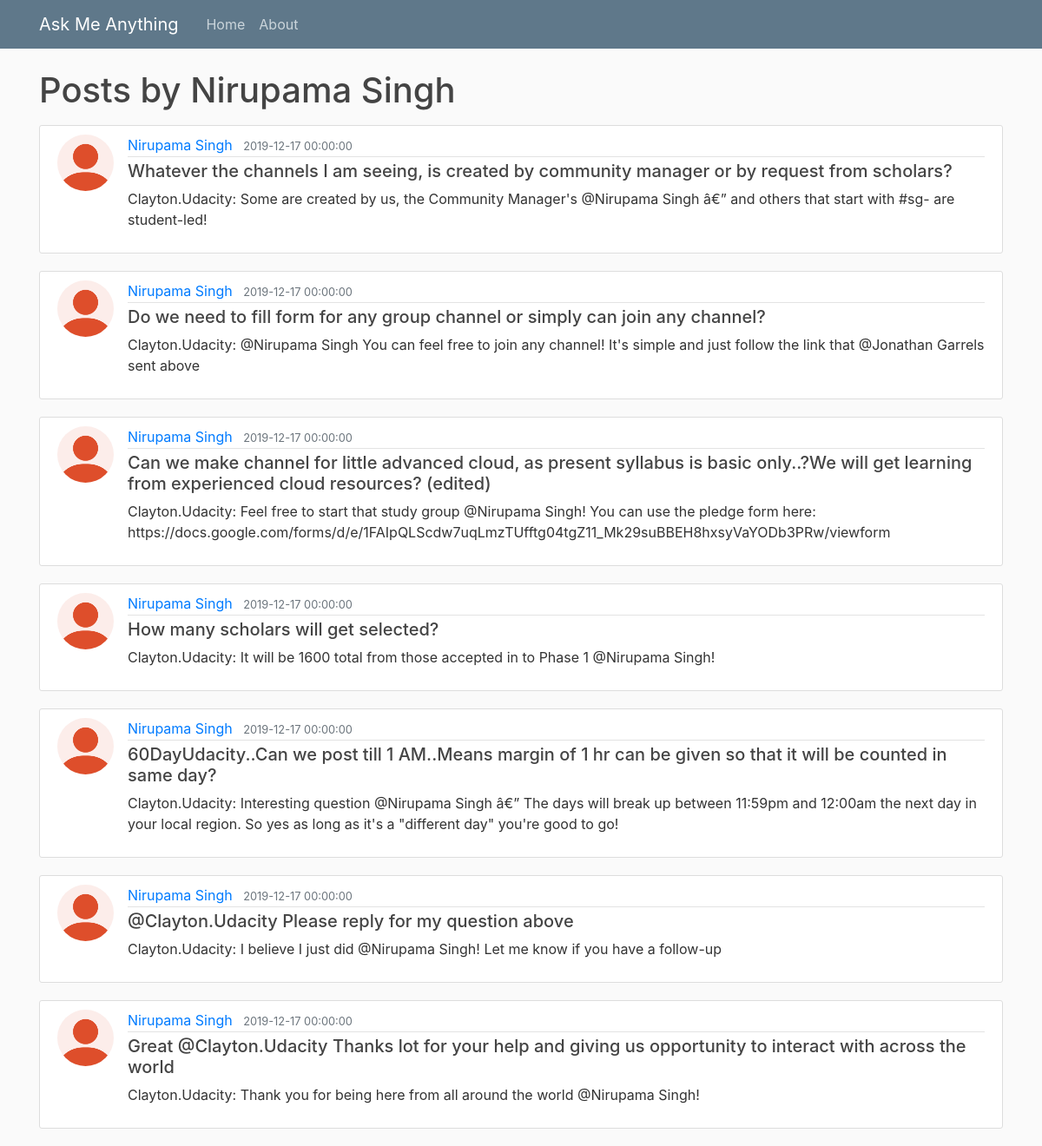
Page /user/Nirupama Singh on the committed database.
### flaskblog.py (models this page shows, shortened)
class Post(db.Model):
    id = db.Column(db.Integer, primary_key=True)
    title = db.Column(db.String(100), nullable=False)
    date_posted = db.Column(db.DateTime, nullable=False)
    content = db.Column(db.Text, nullable=False)
    author = db.Column(db.Text, nullable=False)
    udacity = db.Column(db.Text, nullable=False)

### flaskblog.py (the view)
@app.route("/user/<string:username>")
def user_posts(username):
    page = request.args.get('page', 1, type=int)
    posts = Post.query.filter_by(author=username)\
        .order_by(Post.date_posted.asc())
    return render_template('user_posts.html', posts=posts, user=username)

### templates/user_posts.html
{% extends "layout.html" %}
{% block content %}
    <h1 class="mb-3">Posts by {{ user }} </h1>
    {% for post in posts %}
        <article class="media content-section">
          <img class="rounded-circle article-img" src="{{ url_for('static', filename='profile_pics/default1.png' ) }}">
          <div class="media-body">
            <div class="article-metadata">
              <a class="mr-2" href="{{ url_for('user_posts', username=post.author) }}">{{ post.author }}</a>
              <small class="text-muted">{{ post.date_posted}}</small>
            </div>
            <h5><a class="article-title" href="#">{{ post.title }}</a></h5>
            <p class="article-content">{{post.udacity}}: {{ post.content }}</p>
          </div>
        </article>
    {% endfor %}
{% endblock content %}

### static/main.css (style rules this page uses)
body { background: #fafafa; color: #333333; margin-top: 5rem; }
h1, h2, h3, h4, h5, h6 { color: #444444; }
.content-section { background: #ffffff; padding: 10px 20px; border: 1px solid #dddddd; border-radius: 3px; margin-bottom: 20px; }
.article-title { color: #444444; }
.article-content { white-space: pre-line; }
.article-img { height: 65px; width: 65px; margin-right: 16px; }
.article-metadata { padding-bottom: 1px; margin-bottom: 4px; border-bottom: 1px solid #e3e3e3 }

### rows in the picture
Post: author "Nirupama Singh", date_posted "2019-12-17 00:00:00", title "Whatever the channels I am seeing, is created by community manager or by request from scholars?", udacity "Clayton.Udacity", content "Some are created by us, the Community Manager's @Nirupama Singh â€” and others that start with #sg- are student-led!"
Post: author "Nirupama Singh", date_posted "2019-12-17 00:00:00", title "Do we need to fill form for any group channel or simply can join any channel?", udacity "Clayton.Udacity", content "@Nirupama Singh You can feel free to join any channel! It's simple and just follow the link that @Jonathan Garrels sent above"
Post: author "Nirupama Singh", date_posted "2019-12-17 00:00:00", title "Can we make channel for little advanced cloud, as present syllabus is basic only..?We will get learning from experienced cloud resources? (edited)", udacity "Clayton.Udacity", content "Feel free to start that study group @Nirupama Singh! You can use the pledge form here: https://docs.google.com/forms/d/e/1FAIpQLScdw7uqLmzTUfftg04tgZ11_Mk29suBBEH8hxsyVaYODb3PRw/viewform"
Post: author "Nirupama Singh", date_posted "2019-12-17 00:00:00", title "How many scholars will get selected?", udacity "Clayton.Udacity", content "It will be 1600 total from those accepted in to Phase 1 @Nirupama Singh!"
Post: author "Nirupama Singh", date_posted "2019-12-17 00:00:00", title "60DayUdacity..Can we post till 1 AM..Means margin of 1 hr can be given so that it will be counted in same day?", udacity "Clayton.Udacity", content "Interesting question @Nirupama Singh â€” The days will break up between 11:59pm and 12:00am the next day in your local region. So yes as long as it's a \"different day\" you're good to go!"
Post: author "Nirupama Singh", date_posted "2019-12-17 00:00:00", title "@Clayton.Udacity Please reply for my question above", udacity "Clayton.Udacity", content "I believe I just did @Nirupama Singh! Let me know if you have a follow-up"
Post: author "Nirupama Singh", date_posted "2019-12-17 00:00:00", title "Great @Clayton.Udacity Thanks lot for your help and giving us opportunity to interact with across the world", udacity "Clayton.Udacity", content "Thank you for being here from all around the world @Nirupama Singh!"

### other values in the picture
{{ user }} "Nirupama Singh"
